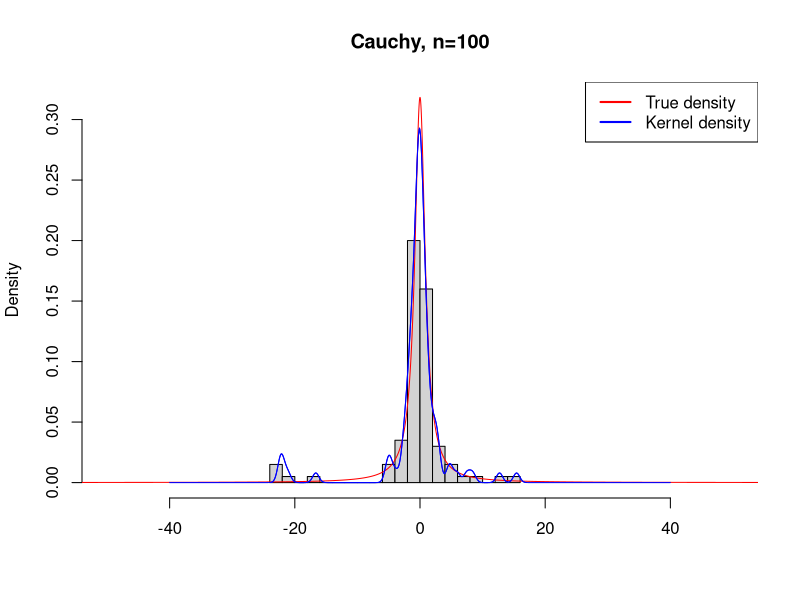
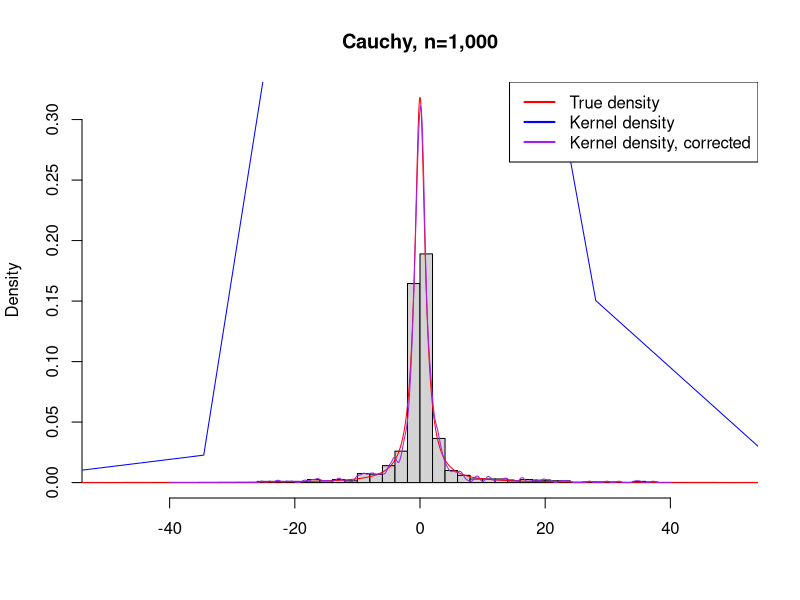
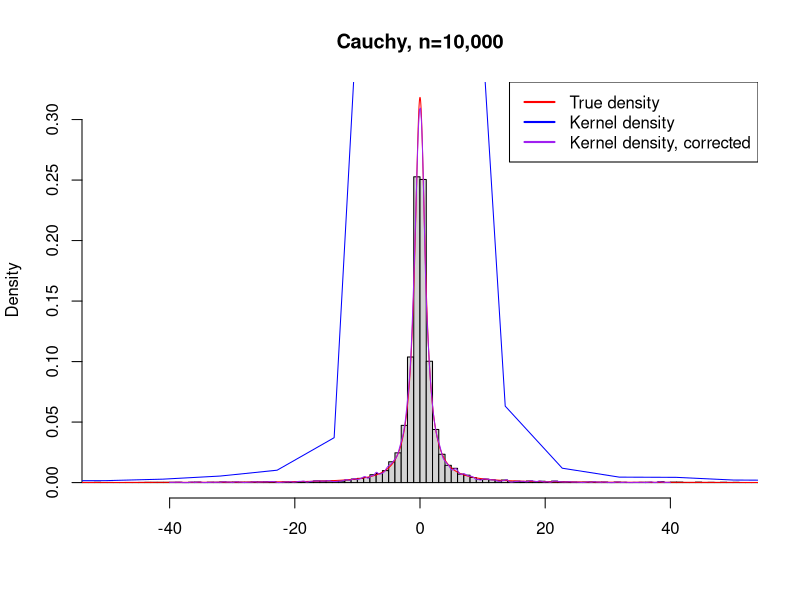
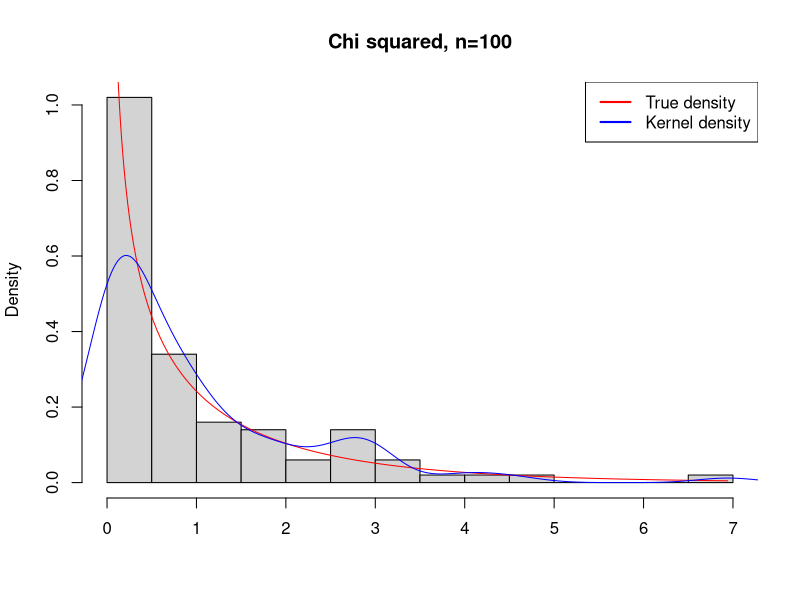
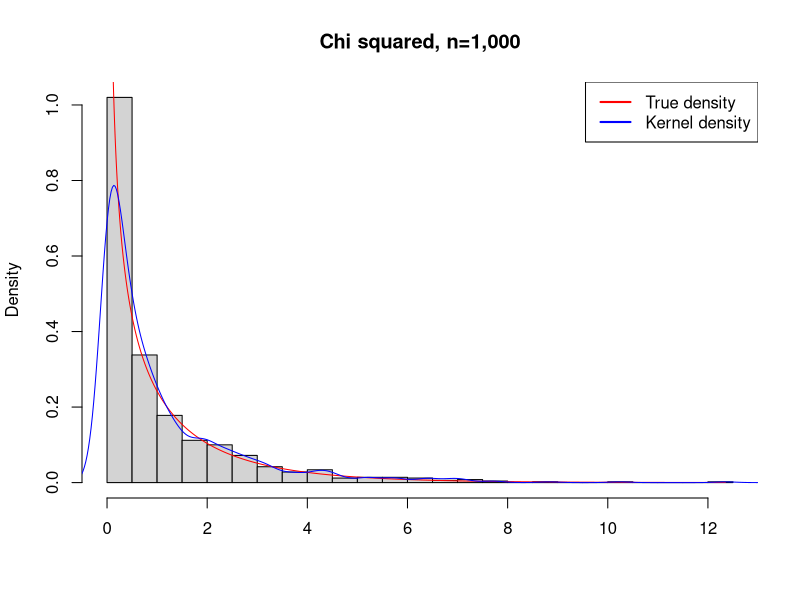
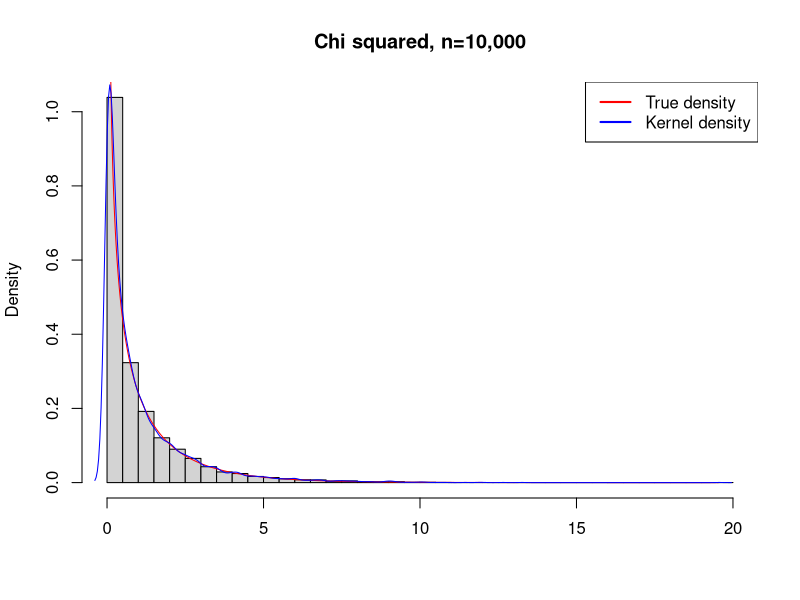
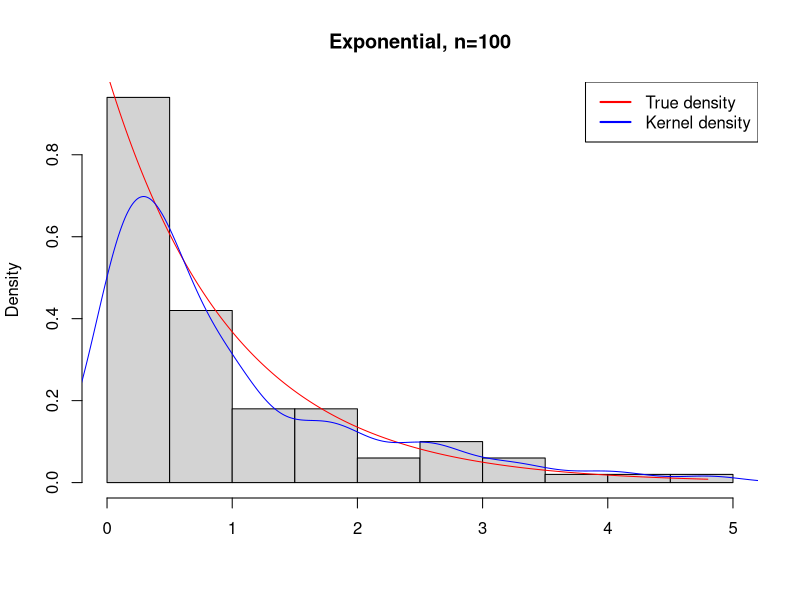
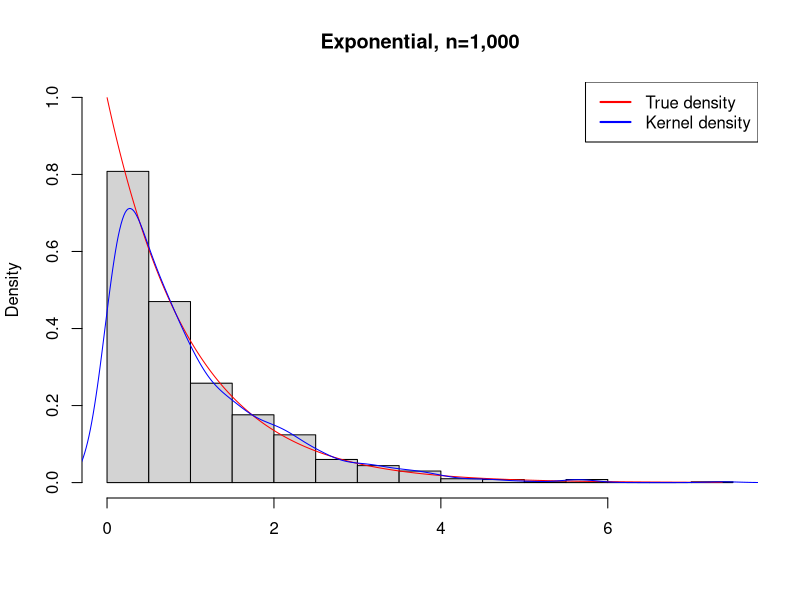

These figures' R source, in order:
################################################################################################################
############### Topic 1 - Exercise 1 - Statistical Learning ########## Juan Marcos   Arranz Díez ###############
################################################################################################################

## 5 distributions
## Cauchy, chi-square, exponential, F, Student-t

set.seed(42)
### 1. Sets of 100 observations, histogram, kernel density, and compare with real density. Repeat with 1000, 10000, and conclusions


## Cauchy 

cauchy1 <- rcauchy(100)
cauchy2 <- rcauchy(1000)
cauchy3 <- rcauchy(10000)

## The few instances that reach large values (in absolute value) do not let us appreciate the centre of the
## histogram, arguably the most interesting part. Let's restrict ourselves to that centre.

hist(cauchy1, freq=F, nclass = 20, xlim=c(-50, 50), ylim=c(0,dcauchy(0)), main="Cauchy, n=100", xlab="")
z <- seq(-100, 100, 0.01)
lines(z, dcauchy(z), col="red")
kernel <- density(cauchy1, from=-40, to=40)
lines(kernel, col="blue")
kernel_bad <- density(cauchy1)
lines(kernel_bad, col="blue")
legend("topright", c("True density", "Kernel density"), col=c("red", "blue"), lwd=2)

hist(cauchy2, freq=F, nclass = 6000, xlim=c(-50, 50), ylim=c(0,dcauchy(0)), main="Cauchy, n=1,000", xlab="")
z <- seq(-100, 100, 0.01)
lines(z, dcauchy(z), col="red")
kernel <- density(cauchy2, from=-40, to=40)
lines(kernel, col="purple")
kernel_bad <- density(cauchy2)
lines(kernel_bad, col="blue")
legend("topright", c("True density", "Kernel density", "Kernel density, corrected"), col=c("red", "blue", "purple"), lwd=2)

hist(cauchy3, freq=F, nclass=6000, xlim=c(-50, 50), ylim=c(0,dcauchy(0)), main="Cauchy, n=10,000", xlab="")
z <- seq(-100, 100, 0.01)
lines(z, dcauchy(z), col="red")
kernel <- density(cauchy3, from=-40, to=40)
lines(kernel, col="purple")
kernel_bad <- density(cauchy3)
lines(kernel_bad, col="blue")
legend("topright", c("True density", "Kernel density", "Kernel density, corrected"), col=c("red", "blue", "purple"), lwd=2)



## Chi squared

chisq1 = rchisq(100, df=1)
chisq2 = rchisq(1000, df=1)
chisq3 = rchisq(10000, df=1)

hist(chisq1, freq=F, nclass = 15, main="Chi squared, n=100", xlab="")
z <- seq(min(chisq1), max(chisq1), 0.01)
lines(z, dchisq(z, df=1), col="red")
kernel_bad <- density(chisq1)
lines(kernel_bad, col="blue")
legend("topright", c("True density", "Kernel density"), col=c("red", "blue"), lwd=2)


hist(chisq2, freq=F, nclass = 30, main="Chi squared, n=1,000", xlab="")
z <- seq(min(chisq2), max(chisq2), 0.01)
lines(z, dchisq(z, df=1), col="red")
kernel_bad <- density(chisq2)
lines(kernel_bad, col="blue")
legend("topright", c("True density", "Kernel density"), col=c("red", "blue"), lwd=2)


hist(chisq3, freq=F, nclass = 30, main="Chi squared, n=10,000", xlab="")
z <- seq(min(chisq3), max(chisq3), 0.01)
lines(z, dchisq(z, df=1), col="red")
kernel_bad <- density(chisq3)
lines(kernel_bad, col="blue")
legend("topright", c("True density", "Kernel density"), col=c("red", "blue"), lwd=2)

## Exponential


exp1 = rexp(100, rate = 1)
exp2 = rexp(1000, rate=1)
exp3 = rexp(10000, rate=1)

hist(exp1, freq=F, nclass = 15, main="Exponential, n=100", xlab="")
z <- seq(min(exp1), max(exp1), 0.01)
lines(z, dexp(z, rate=1), col="red")
kernel_bad <- density(exp1)
lines(kernel_bad, col="blue")
legend("topright", c("True density", "Kernel density"), col=c("red", "blue"), lwd=2)

hist(exp2, freq=F, nclass = 25, main="Exponential, n=1,000", xlab="", ylim=c(0,1))
z <- seq(min(exp2), max(exp2), 0.01)
lines(z, dexp(z, rate=1), col="red")
kernel_bad <- density(exp2)
lines(kernel_bad, col="blue")
legend("topright", c("True density", "Kernel density"), col=c("red", "blue"), lwd=2)

hist(exp3, freq=F, nclass = 35, main="Exponential, n=10,000", xlab="", ylim=c(0,1))
z <- seq(min(exp3), max(exp3), 0.01)
lines(z, dexp(z, rate=1), col="red")
kernel_bad <- density(exp3)
lines(kernel_bad, col="blue")
legend("topright", c("True density", "Kernel density"), col=c("red", "blue"), lwd=2)

# F distribution

f1 = rf(100, df1=5, df2=2)
f2 = rf(1000, df1=5, df2=2)
f3 = rf(10000, df1=5, df2=2)

hist(f1, freq=F, nclass = 100, main="F, n=100", xlab="", ylim=c(0, 0.6), xlim=c(0,50))
z <- seq(min(f1), max(f1), 0.01)
lines(z, df(z, df1=5, df2=2), col="red")
kernel_bad <- density(f1)
lines(kernel_bad, col="blue")
legend("topright", c("True density", "Kernel density"), col=c("red", "blue"), lwd=2)

hist(f2, freq=F, nclass = 5000, main="F, n=1,000", xlab="", ylim=c(0, 0.6), xlim=c(0,50))
z <- seq(min(f2), max(f2), 0.01)
lines(z, df(z, df1=5, df2=2), col="red")
kernel_bad <- density(f2)
lines(kernel_bad, col="blue")
kernel <- density(f2, from=0, to=50)
lines(kernel, col="purple")
legend("topright", c("True density", "Kernel density", "Kernel density, corrected"), col=c("red", "blue", "purple"), lwd=2)

hist(f3, freq=F, nclass = 16000, main="F, n=10,000", xlab="", ylim=c(0, 0.6), xlim=c(0,50))
z <- seq(min(f3), max(f3), 0.01)
lines(z, df(z, df1=5, df2=2), col="red")
kernel_bad <- density(f3)
lines(kernel_bad, col="blue")
kernel <- density(f3, from=0, to=50)
lines(kernel, col="purple")
legend("topright", c("True density", "Kernel density", "Kernel density, corrected"), col=c("red", "blue", "purple"), lwd=2)


# Student-t

t1 = rt(100, df=5)
t2 = rt(1000, df=5)
t3 = rt(10000, df=5)

hist(t1, freq=F, nclass = 30, main="Student's t, n=100", xlab="")
z <- seq(min(t1), max(t1), 0.01)
lines(z, dt(z, df=5), col="red")
kernel_bad <- density(t1)
lines(kernel_bad, col="blue")
legend("topright", c("True density", "Kernel density"), col=c("red", "blue"), lwd=2)

hist(t2, freq=F, nclass = 30, main="Student's t, n=1,000", xlab="")
z <- seq(min(t2), max(t2), 0.01)
lines(z, dt(z, df=5), col="red")
kernel_bad <- density(t2)
lines(kernel_bad, col="blue")
#kernel <- density(f2, from=0, to=50)
#lines(kernel, col="purple")
legend("topright", c("True density", "Kernel density"), col=c("red", "blue"), lwd=2)

hist(t3, freq=F, nclass = 30, main="Student's t, n=10,000", xlab="", ylim=c(0, dt(0,df=5)))
z <- seq(min(t3), max(t3), 0.01)
lines(z, dt(z, df=5), col="red")
kernel_bad <- density(t3)
lines(kernel_bad, col="blue")
#kernel <- density(t3, from=0, to=50)
#lines(kernel, col="purple")
legend("topright", c("True density", "Kernel density"), col=c("red", "blue"),lwd=2)

###########################

# Cauchy
quant_cauchy <- qcauchy(c(0.25, 0.5, .75))
IQR <- quant_cauchy[3] - quant_cauchy[1]
upper_cauchy <- quant_cauchy[3] + 1.5*IQR
lower_cauchy <- quant_cauchy[1] - 1.5*IQR
upper_cauchy
lower_cauchy


prob_out_cauchy <- pcauchy(lower_cauchy) + 1 - pcauchy(upper_cauchy)
prob_out_cauchy

par(mfrow=c(1,3))
boxplot(cauchy1)
boxplot(cauchy2)
boxplot(cauchy3)

emp_quant1 <- quantile(x=cauchy1, probs=c(0.25, 0.5, 0.75))
emp_quant2 <- quantile(x=cauchy2, probs=c(0.25,.5, 0.75))
emp_quant3 <- quantile(x=cauchy3, probs=c(0.25, .5,0.75))
IQR1 <- emp_quant1[3] - emp_quant1[1]
IQR2 <- emp_quant2[3] - emp_quant2[1]
IQR3 <- emp_quant3[3] - emp_quant3[1]

emp_quant1
emp_quant2
emp_quant3
quant_cauchy
IQR1
IQR2
IQR3



sample1up <- emp_quant1[3] + 1.5*IQR1
sample1lo <- emp_quant1[1] - 1.5*IQR1
sample1up
sample1lo
min(cauchy1)
max(cauchy1)

sample2up <- emp_quant2[3] + 1.5*IQR2
sample2lo <- emp_quant2[1] - 1.5*IQR2
sample2up
sample2lo
min(cauchy2)
max(cauchy2)


sample3up <- emp_quant3[3] + 1.5*IQR3
sample3lo <- emp_quant3[1] - 1.5*IQR3
sample3up
sample3lo
min(cauchy3)
max(cauchy3)
emp_out_1 <- sum(cauchy1 < sample1lo | cauchy1 > sample1up) / length(cauchy1)
emp_out_2 <- sum(cauchy2 < sample2lo | cauchy2 > sample2up) / length(cauchy2)
emp_out_3 <- sum(cauchy3 < sample3lo | cauchy3 > sample3up) / length(cauchy3)
emp_out_1
emp_out_2
emp_out_3

# Chi squared

quant_chisq <- qchisq(c(0.25, 0.5, .75), df=1)
IQR <- quant_chisq[3] - quant_chisq[1]
upper_chisq <- quant_chisq[3] + 1.5*IQR
lower_chisq <- quant_chisq[1] - 1.5*IQR

prob_out_chisq <- pchisq(lower_chisq, df=1) + 1 - pchisq(upper_chisq, df=1)
prob_out_chisq


par(mfrow=c(1,3))
boxplot(chisq1)
boxplot(chisq2)
boxplot(chisq3)

emp_quant1 <- quantile(x=chisq1, probs=c(0.25, .5,0.75))
emp_quant2 <- quantile(x=chisq2, probs=c(0.25,.5, 0.75))
emp_quant3 <- quantile(x=chisq3, probs=c(0.25,.5, 0.75))
IQR1 <- emp_quant1[3] - emp_quant1[1]
IQR2 <- emp_quant2[3] - emp_quant2[1]
IQR3 <- emp_quant3[3] - emp_quant3[1]

sample1up <- emp_quant1[3] + 1.5*IQR1
sample1lo <- emp_quant1[1] - 1.5*IQR1
min(chisq1)
max(chisq1)


sample2up <- emp_quant2[3] + 1.5*IQR2
sample2lo <- emp_quant2[1] - 1.5*IQR2

min(chisq2)
max(chisq2)

sample3up <- emp_quant3[3] + 1.5*IQR3
sample3lo <- emp_quant3[1] - 1.5*IQR3
min(chisq3)
max(chisq3)

emp_out_1 <- sum(chisq1 < sample1lo | chisq1 > sample1up) / length(chisq1)
emp_out_2 <- sum(chisq2 < sample2lo | chisq2 > sample2up) / length(chisq2)
emp_out_3 <- sum(chisq3 < sample3lo | chisq3 > sample3up) / length(chisq3)
emp_out_1
emp_out_2
emp_out_3

prob_out_chisq

# Exponential

quant_exp <- qexp(c(0.25, 0.5, .75), rate=1)
IQR <- quant_exp[3] - quant_exp[1]
upper_exp <- quant_exp[3] + 1.5*IQR
lower_exp <- quant_exp[1] - 1.5*IQR

prob_out_exp <- pexp(lower_exp, rate=1) + 1 - pexp(upper_exp, rate=1)
prob_out_exp

par(mfrow=c(1,3))
boxplot(exp1)
boxplot(exp2)
boxplot(exp3)

emp_quant1 <- quantile(x=exp1, probs=c(0.25, .5,0.75))
emp_quant2 <- quantile(x=exp2, probs=c(0.25, .5,0.75))
emp_quant3 <- quantile(x=exp3, probs=c(0.25, .5,0.75))
IQR1 <- emp_quant1[3] - emp_quant1[1]
IQR2 <- emp_quant2[3] - emp_quant2[1]
IQR3 <- emp_quant3[3] - emp_quant3[1]

sample1up <- emp_quant1[3] + 1.5*IQR1
sample1lo <- emp_quant1[1] - 1.5*IQR1
min(exp1)
max(exp1)


sample2up <- emp_quant2[3] + 1.5*IQR2
sample2lo <- emp_quant2[1] - 1.5*IQR2
min(exp2)
max(exp2)


sample3up <- emp_quant3[3] + 1.5*IQR3
sample3lo <- emp_quant3[1] - 1.5*IQR3
min(exp3)
max(exp3)


emp_out_1 <- sum(exp1 < sample1lo | exp1 > sample1up) / length(exp1)
emp_out_2 <- sum(exp2 < sample2lo | exp2 > sample2up) / length(exp2)
emp_out_3 <- sum(exp3 < sample3lo | exp3 > sample3up) / length(exp3)
emp_out_1
emp_out_2
emp_out_3

prob_out_exp




quant_f <- qf(c(0.25, 0.5, .75), df1=5, df2=2)
IQR <- quant_f[3] - quant_f[1]
upper_f <- quant_f[3] + 1.5*IQR
lower_f <- quant_f[1] - 1.5*IQR

prob_out_f <- pf(lower_f, df1=5, df2=2) + 1 - pf(upper_f, df1=5, df2=2)
prob_out_f


par(mfrow=c(1,3))
boxplot(f1)
boxplot(f2)
boxplot(f3)

emp_quant1 <- quantile(x=f1, probs=c(0.25, .5,0.75))
emp_quant2 <- quantile(x=f2, probs=c(0.25, .5,0.75))
emp_quant3 <- quantile(x=f3, probs=c(0.25, .5,0.75))
IQR1 <- emp_quant1[3] - emp_quant1[1]
IQR2 <- emp_quant2[3] - emp_quant2[1]
IQR3 <- emp_quant3[3] - emp_quant3[1]

sample1up <- emp_quant1[3] + 1.5*IQR1
sample1lo <- emp_quant1[1] - 1.5*IQR1
min(f1)
max(f1)

sample2up <- emp_quant2[3] + 1.5*IQR2
sample2lo <- emp_quant2[1] - 1.5*IQR2
min(f2)
max(f2)

sample3up <- emp_quant3[3] + 1.5*IQR3
sample3lo <- emp_quant3[1] - 1.5*IQR3
min(f3)
max(f3)


emp_out_1 <- sum(f1 < sample1lo | f1 > sample1up) / length(f1)
emp_out_2 <- sum(f2 < sample2lo | f2 > sample2up) / length(f2)
emp_out_3 <- sum(f3 < sample3lo | f3 > sample3up) / length(f3)
emp_out_1
emp_out_2
emp_out_3

prob_out_f









quant_t <- qt(c(0.25, 0.5, .75), df=5)
IQR <- quant_t[3] - quant_t[1]
upper_t <- quant_t[3] + 1.5*IQR
lower_t <- quant_t[1] - 1.5*IQR

prob_out_t <- pt(lower_t, df=5) + 1 - pt(upper_t, df=5)
prob_out_t

par(mfrow=c(1,3))
boxplot(t1)
boxplot(t2)
boxplot(t3)

emp_quant1 <- quantile(x=t1, probs=c(0.25, .5,0.75))
emp_quant2 <- quantile(x=t2, probs=c(0.25, .5,0.75))
emp_quant3 <- quantile(x=t3, probs=c(0.25, .5,0.75))
IQR1 <- emp_quant1[3] - emp_quant1[1]
IQR2 <- emp_quant2[3] - emp_quant2[1]
IQR3 <- emp_quant3[3] - emp_quant3[1]

sample1up <- emp_quant1[3] + 1.5*IQR1
sample1lo <- emp_quant1[1] - 1.5*IQR1
min(t1)
max(t1)


sample2up <- emp_quant2[3] + 1.5*IQR2
sample2lo <- emp_quant2[1] - 1.5*IQR2
min(t2)
max(t2)


sample3up <- emp_quant3[3] + 1.5*IQR3
sample3lo <- emp_quant3[1] - 1.5*IQR3
min(t3)
max(t3)


emp_out_1 <- sum(t1 < sample1lo | t1 > sample1up) / length(t1)
emp_out_2 <- sum(t2 < sample2lo | t2 > sample2up) / length(t2)
emp_out_3 <- sum(t3 < sample3lo | t3 > sample3up) / length(t3)
emp_out_1
emp_out_2
emp_out_3

prob_out_t







